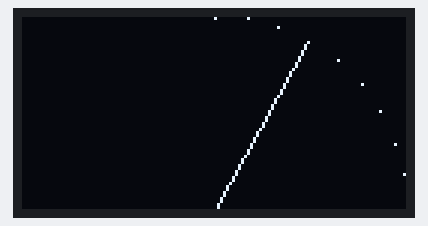
This sketch was run on a simulated Arduino Uno, built with avr-gcc and run on an emulated ATmega328P. Shown: 128×64 one-colour display.

Above: at 1.27 s.
At 6.12 s:
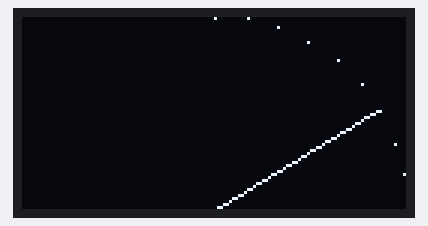
At 10.95 s:
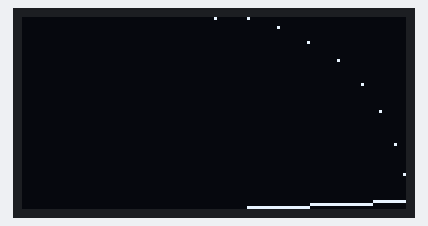
At 19.29 s:
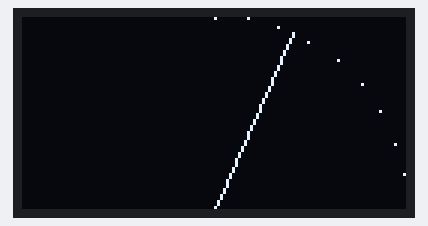
At 28.24 s:
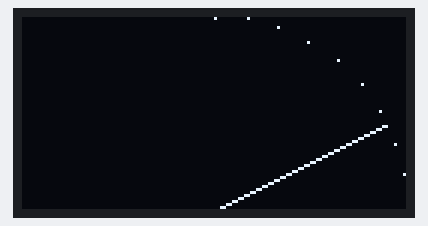
At 37.3 s:
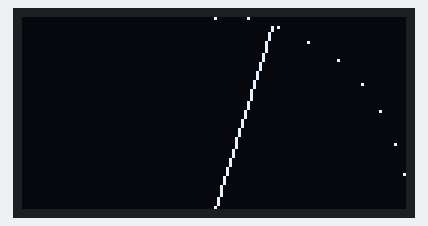

The sketch:

meter90-ssd1306.ino
```cpp
#include <Wire.h>
#include <Adafruit_GFX.h>
#include <Adafruit_SSD1306.h>

#define SCREEN_WIDTH 128 // OLED display width, in pixels
#define SCREEN_HEIGHT 64 // OLED display height, in pixels

#define OLED_RESET     -1 // Reset pin # (or -1 if sharing Arduino reset pin)
#define SCREEN_ADDRESS 0x3C // 3D o 3C
Adafruit_SSD1306 display(SCREEN_WIDTH, SCREEN_HEIGHT, &Wire, OLED_RESET);

void setup() {
  //Serial.begin(115200);
  //while(!Serial);

  if(!display.begin(SSD1306_SWITCHCAPVCC, SCREEN_ADDRESS)) {
    Serial.println(F("SSD1306 allocation failed"));
    for(;;); // Don't proceed, loop forever
  }
  display.clearDisplay();
  display.display();
}

void loop() {
  for (int i = 0; i < 90; i++) {
    /*
    ar : 6.28 = as : 360
    ar = (6.28 * as) / 360 = (3.14*as) / 180
    */
    float a = ((float)i * 3.14f) / 180.0f;
    display.clearDisplay();
    meter(a);
    display.display();
    delay(10);
  }
}

void meter(float a) {
  const float r = SCREEN_WIDTH / 2;

  //corona
  for (int i = 0; i < 90; i += 10) {
    float a = ((float)i * 3.14f) / 180.0f;
    int xp = (int)(r * sin(a) + SCREEN_WIDTH / 2);
    int yp = (int)(SCREEN_HEIGHT - r * cos(a));
    display.drawPixel(xp,yp, SSD1306_WHITE);
  }

  int x = (int)(r * sin(a) + SCREEN_WIDTH / 2);
  int y = (int)(SCREEN_HEIGHT - r * cos(a));
  display.drawLine(SCREEN_WIDTH/2, SCREEN_HEIGHT, x,y, SSD1306_WHITE);
}
```
